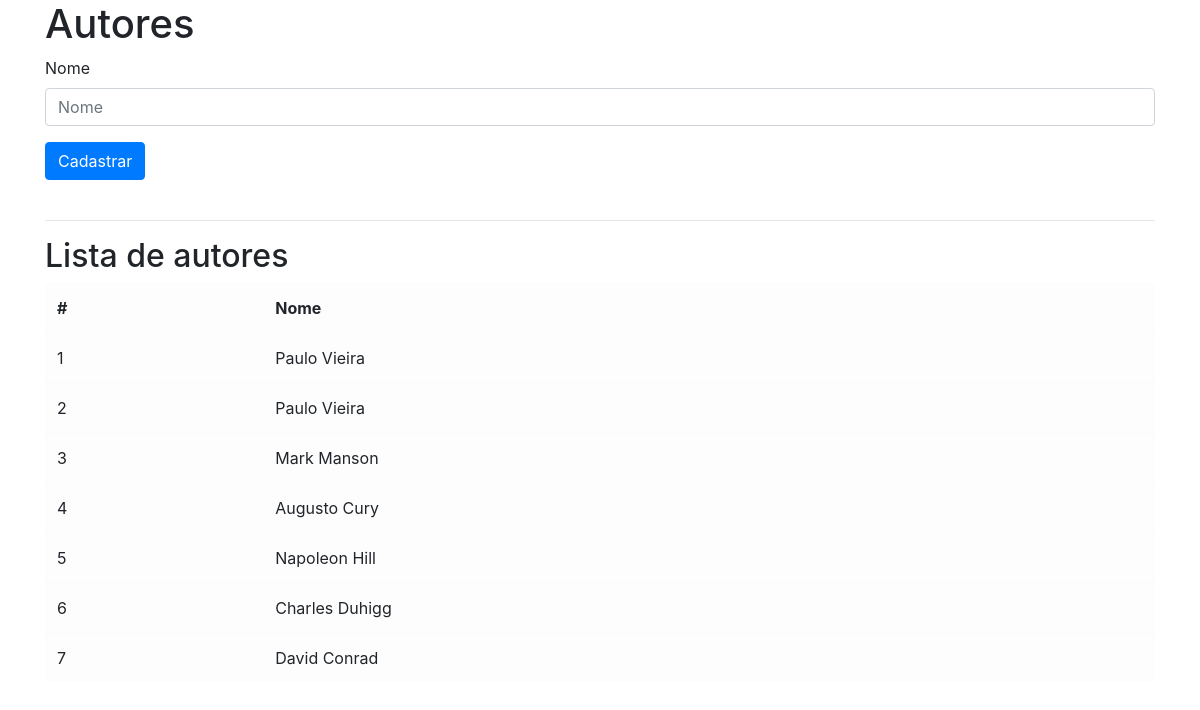
The app's page /autores with its own data.
### core/models.py (models this page shows, shortened)
class Base(models.Model):
    criado = models.DateField('criado', auto_now_add=True)
    modificado = models.DateField('alterado', auto_now_add=True)
    ativo = models.BooleanField('Ativo?',default=True )
    class Meta:
        abstract = True

class Autores(Base):
    nome = models.CharField('nome', max_length=100)

### core/views.py (the view)
# urls.py: path('autores', autores, name='autores'),
def autores(request):
    if str(request.method) == 'POST':
        form = AutoresModelForm(request.POST)
        if form.is_valid():
            form.save()
            messages.success(request, 'Autor criado com sucesso..')
            form = AutoresModelForm()
        else:
            messages.error(request, 'erro ao salvar..')
    else:
        form = AutoresModelForm()
    context = {
        'autores': Autores.objects.all(),
        'form': form
    }
    return render(request, 'autores.html', context)

### core/forms.py
class AutoresModelForm(forms.ModelForm):
    class Meta:
        model = Autores
        fields = ['nome']

### core/templates/autores.html (shortened to what this page needs)
{% load bootstrap4 %}
<!DOCTYPE html>
<html lang="pt-br">
<head>
    {% bootstrap_css %}
</head>
<body>
    <div class="container">
        <h1>Autores</h1>
        <form method="post" action="{% url 'autores' %}" form="form">
            {% bootstrap_form form %}
            {% buttons %}
                <button class="btn btn-primary">Cadastrar</button>
            {% endbuttons%}
        </form>
        <br>
        <hr>
        <h2>Lista de autores</h2>
        <table class="table table-light">
            <thead>
                <tr>
                    <th scope="col">#</th>
                    <th scope="col">Nome</th>
                </tr>
            </thead>
            {% for autor in autores %}
            <tbody>
                <tr>
                    <td scope="row">{{ autor.id }}</td>
                    <td scope="row">{{ autor.nome }}</td>
                </tr>
            </tbody>
            {% endfor %}
        </table>
    </div>
</body>
</html>

### records on screen
Autores: id "1", nome "Paulo Vieira"
Autores: id "2", nome "Paulo Vieira"
Autores: id "3", nome "Mark Manson"
Autores: id "4", nome "Augusto Cury"
Autores: id "5", nome "Napoleon Hill"
Autores: id "6", nome "Charles Duhigg"
Autores: id "7", nome "David Conrad"
